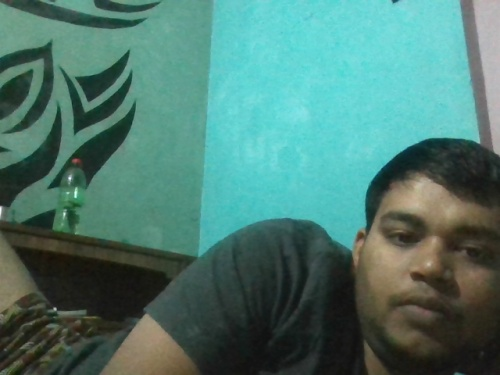
#> input picture Real_time_motion_image.jpg, 500 x 375 px; its folder holds only this picture in this run
$ python -i motiondetection.py   (imports and definitions only)
#> lines starting #> are read from the running program, lines starting #| are printed output that depends on the picture
#> further down, picture is the input picture: shape (375, 500, 3); mean B, G, R 112.1, 121.7, 76.9
import cv2
import time


class MotionDetector:

    def __init__(self):

        self.previous_frame = None

        self.motion_counter = 0

        self.motion_threshold = 2500

        self.required_motion_frames = 3

        self.last_alert_time = 0

        # Prevent email spam
        self.alert_cooldown = 30


    def detect(self, frame):

        """
        Detect movement between the current frame
        and the previous frame.
        """

        # Convert image to grayscale
        gray = cv2.cvtColor(
            frame,
            cv2.COLOR_BGR2GRAY
        )
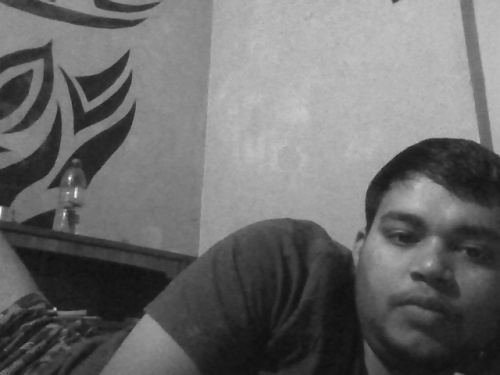
#> gray: shape (375, 500); min 15, max 247, mean 107.2

        # Blur image
        gray = cv2.GaussianBlur(
            gray,
            (21, 21),
            0
        )
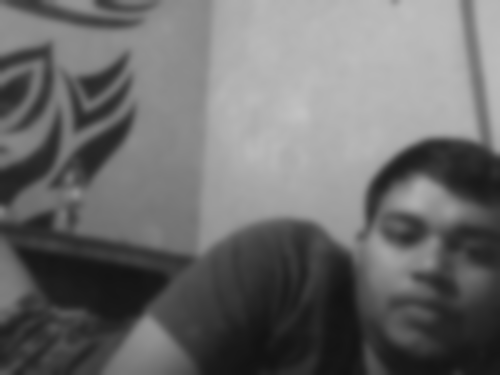
#> gray: shape (375, 500); min 19, max 194, mean 107.2

        # First frame
        if self.previous_frame is None:

            self.previous_frame = gray

            return False, 0


        # Calculate difference
        difference = cv2.absdiff(
            self.previous_frame,
            gray
        )


        # Threshold
        threshold = cv2.threshold(
            difference,
            25,
            255,
            cv2.THRESH_BINARY
        )[1]


        # Dilate
        threshold = cv2.dilate(
            threshold,
            None,
            iterations=2
        )


        # Calculate motion score
        motion_score = cv2.countNonZero(
            threshold
        )


        # Update previous frame
        self.previous_frame = gray


        # Motion detected
        if motion_score > self.motion_threshold:

            self.motion_counter += 1

        else:

            self.motion_counter = max(
                0,
                self.motion_counter - 1
            )


        motion_detected = (
            self.motion_counter
            >= self.required_motion_frames
        )


        return motion_detected, motion_score


    def should_send_alert(self):

        """
        Prevents sending an email on every frame.
        """

        current_time = time.time()

        if (
            current_time - self.last_alert_time
            >= self.alert_cooldown
        ):

            self.last_alert_time = current_time

            return True

        return False


    def reset(self):

        """
        Reset detector state.
        """

        self.previous_frame = None

        self.motion_counter = 0

        self.last_alert_time = 0


# [106 lines of commented-out code are left out]

>>> import cv2
>>> picture = cv2.imread('Real_time_motion_image.jpg')
>>> result = MotionDetector().detect(picture)
#> result = (False, 0)
